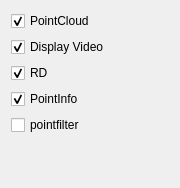
          <widget class="QWidget" name="page_2">
           <property name="geometry">
            <rect>
             <x>0</x>
             <y>0</y>
             <width>180</width>
             <height>188</height>
            </rect>
           </property>
           <attribute name="label">
            <string>☆ View</string>
           </attribute>
           <layout class="QVBoxLayout" name="verticalLayout_9">
            <item>
             <widget class="QCheckBox" name="Pointcloutviewer">
              <property name="text">
               <string>PointCloud</string>
              </property>
              <property name="checked">
               <bool>true</bool>
              </property>
             </widget>
            </item>
            <item>
             <widget class="QCheckBox" name="DisplayVideo">
              <property name="sizePolicy">
               <sizepolicy hsizetype="Minimum" vsizetype="Minimum">
                <horstretch>0</horstretch>
                <verstretch>0</verstretch>
               </sizepolicy>
              </property>
              <property name="text">
               <string>Display Video</string>
              </property>
              <property name="checked">
               <bool>true</bool>
              </property>
             </widget>
            </item>
            <item>
             <widget class="QCheckBox" name="RDimage">
              <property name="sizePolicy">
               <sizepolicy hsizetype="Minimum" vsizetype="Minimum">
                <horstretch>0</horstretch>
                <verstretch>0</verstretch>
               </sizepolicy>
              </property>
              <property name="text">
               <string>RD</string>
              </property>
              <property name="checked">
               <bool>true</bool>
              </property>
             </widget>
            </item>
            <item>
             <widget class="QCheckBox" name="selectpiontdata">
              <property name="text">
               <string>PointInfo</string>
              </property>
              <property name="checked">
               <bool>true</bool>
              </property>
             </widget>
            </item>
            <item>
             <widget class="QCheckBox" name="pointfilter">
              <property name="text">
               <string>pointfilter</string>
              </property>
             </widget>
            </item>
            <item>
             <spacer name="verticalSpacer_4">
              <property name="orientation">
               <enum>Qt::Vertical</enum>
              </property>
              <property name="sizeHint" stdset="0">
               <size>
                <width>20</width>
                <height>40</height>
               </size>
              </property>
             </spacer>
            </item>
           </layout>
          </widget>
